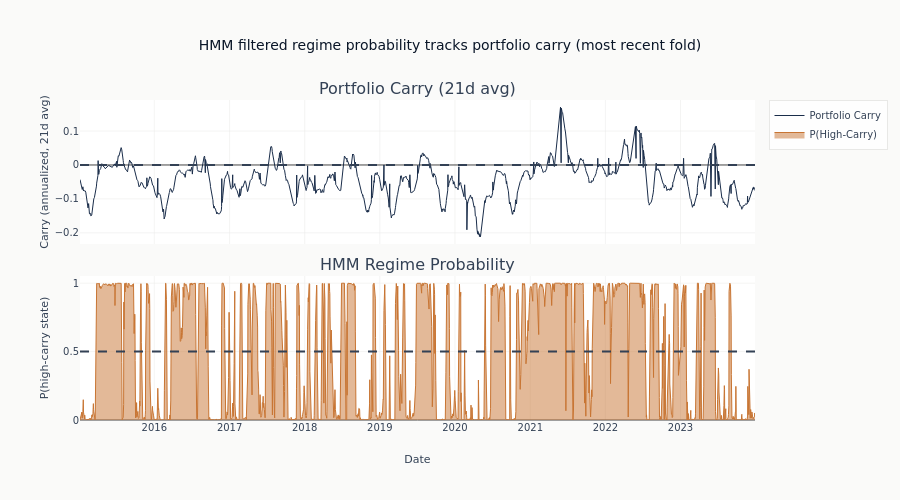

The code cell stored with this chart in its notebook:
### Markdown cell above
## 9. Visualization

### Code cell
import plotly.graph_objects as go
from plotly.subplots import make_subplots

# Portfolio carry with HMM regime for the most recent fold. Folds are
# time-descending (fold 0 has the latest validation window), so fold 0 gives
# the most recent train+test span. Inner-join keeps both panels on the same
# x-range (the fold's own window) rather than trailing the full carry history.
if len(hmm_pl) > 0:
    viz_fold = hmm_pl["fold"].min()
    hmm_viz = hmm_pl.filter(pl.col("fold") == viz_fold).sort("timestamp")
    port_viz = portfolio_carry.join(
        hmm_viz.select(["timestamp", "hmm_carry_regime_prob"]), on="timestamp", how="inner"
    ).sort("timestamp")

    fig = make_subplots(
        rows=2,
        cols=1,
        shared_xaxes=True,
        subplot_titles=["Portfolio Carry (21d avg)", "HMM Regime Probability"],
        vertical_spacing=0.1,
    )

    fig.add_trace(
        go.Scatter(
            x=port_viz["timestamp"].to_list(),
            y=port_viz["portfolio_carry_21d"].to_list(),
            name="Portfolio Carry",
            line=dict(width=1, color=COLORS["slate"]),
        ),
        row=1,
        col=1,
    )
    fig.add_hline(y=0, line_dash="dash", line_color=COLORS["neutral"], row=1, col=1)

    fig.add_trace(
        go.Scatter(
            x=port_viz["timestamp"].to_list(),
            y=port_viz["hmm_carry_regime_prob"].to_list(),
            name="P(High-Carry)",
            line=dict(width=1, color=COLORS["copper"]),
            fill="tozeroy",
        ),
        row=2,
        col=1,
    )
    fig.add_hline(y=0.5, line_dash="dash", line_color=COLORS["neutral"], row=2, col=1)

    fig.update_layout(
        height=500,
        title_text="HMM filtered regime probability tracks portfolio carry (most recent fold)",
    )
    fig.update_yaxes(title_text="Carry (annualized, 21d avg)", row=1, col=1)
    fig.update_yaxes(title_text="P(high-carry state)", row=2, col=1)
    fig.update_xaxes(title_text="Date", row=2, col=1)
    fig.show()

### Figure 1 — Plotly figure (JSON) as saved in the notebook; plotly's stock layout.template omitted (floating-point values rounded to 4 significant figures; data arrays with more than 128 entries replaced by an {"elided": "..."} marker saying what was removed)
{"data": [{"line": {"color": "#1a2d4a", "width": 1}, "name": "Portfolio Carry", "type": "scatter", "x": {"elided": "2318 str values"}, "xaxis": "x", "y": {"elided": "2318 float values"}, "yaxis": "y"}, {"fill": "tozeroy", "line": {"color": "#C87533", "width": 1}, "name": "P(High-Carry)", "type": "scatter", "x": {"elided": "2318 str values"}, "xaxis": "x2", "y": {"elided": "2318 float values"}, "yaxis": "y2"}], "layout": {"annotations": [{"font": {"size": 16}, "showarrow": false, "text": "Portfolio Carry (21d avg)", "x": 0.5, "xanchor": "center", "xref": "paper", "y": 1.0, "yanchor": "bottom", "yref": "paper"}, {"font": {"size": 16}, "showarrow": false, "text": "HMM Regime Probability", "x": 0.5, "xanchor": "center", "xref": "paper", "y": 0.45, "yanchor": "bottom", "yref": "paper"}], "height": 500, "shapes": [{"line": {"color": "#334155", "dash": "dash"}, "type": "line", "x0": 0, "x1": 1, "xref": "x domain", "y0": 0, "y1": 0, "yref": "y"}, {"line": {"color": "#334155", "dash": "dash"}, "type": "line", "x0": 0, "x1": 1, "xref": "x2 domain", "y0": 0.5, "y1": 0.5, "yref": "y2"}], "title": {"text": "HMM filtered regime probability tracks portfolio carry (most recent fold)"}, "xaxis": {"anchor": "y", "domain": [0.0, 1.0], "matches": "x2", "showticklabels": false}, "xaxis2": {"anchor": "y2", "domain": [0.0, 1.0], "title": {"text": "Date"}}, "yaxis": {"anchor": "x", "domain": [0.55, 1.0], "title": {"text": "Carry (annualized, 21d avg)"}}, "yaxis2": {"anchor": "x2", "domain": [0.0, 0.45], "title": {"text": "P(high-carry state)"}}}}
